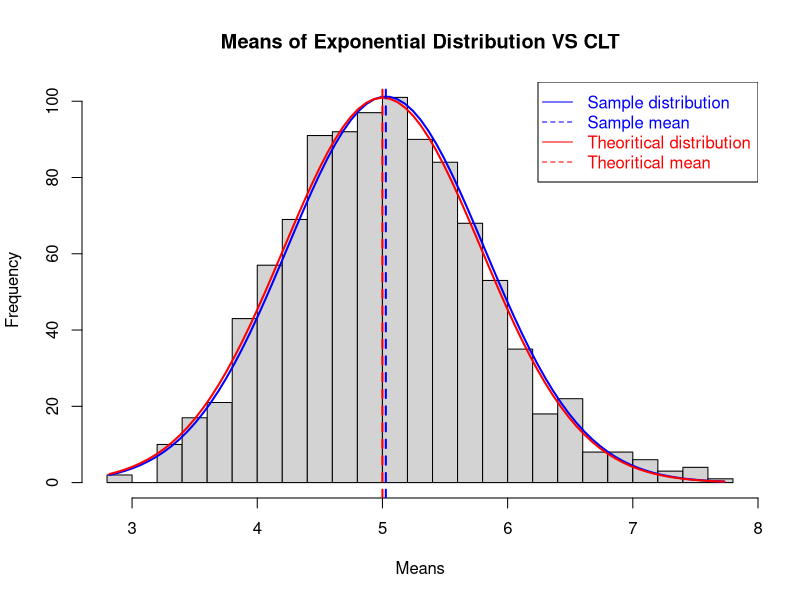

Source code (R):
## ---- chunk 1
knitr::opts_chunk$set(echo = TRUE)
## ---- chunk 2
lambda<-.2;n<-40;mns = NULL;for (i in 1 : 1000) mns = c(mns, mean(rexp(n,lambda)))
h<-hist(mns, breaks=20,xlab="Means", main="Means of Exponential Distribution VS CLT") 
xfit<-seq(min(mns),max(mns),length=80) 
yfit<-dnorm(xfit,mean=mean(mns),sd=sd(mns)) 
yfit <- yfit*diff(h$mids[1:2])*length(mns) 
lines(xfit, yfit, col="blue", lwd=2)
yfitt<-dnorm(xfit,mean=mean(1/lambda),sd=(1/lambda)/sqrt(n)) 
yfitt <- yfitt*diff(h$mids[1:2])*length(mns) 
lines(xfit, yfitt, col="red", lwd=2)
abline(v=mean(mns), col='blue', lwd=2, lty=2);abline(v=1/lambda, col='red', lwd=2, lty=2)
legend(x= 'topright', legend= c("Sample distribution", "Sample mean", "Theoritical distribution", "Theoritical mean"), col = c('blue','blue','red','red'),text.col = c('blue','blue','red','red'), lty = c(1,2,1,2),merge = TRUE)

